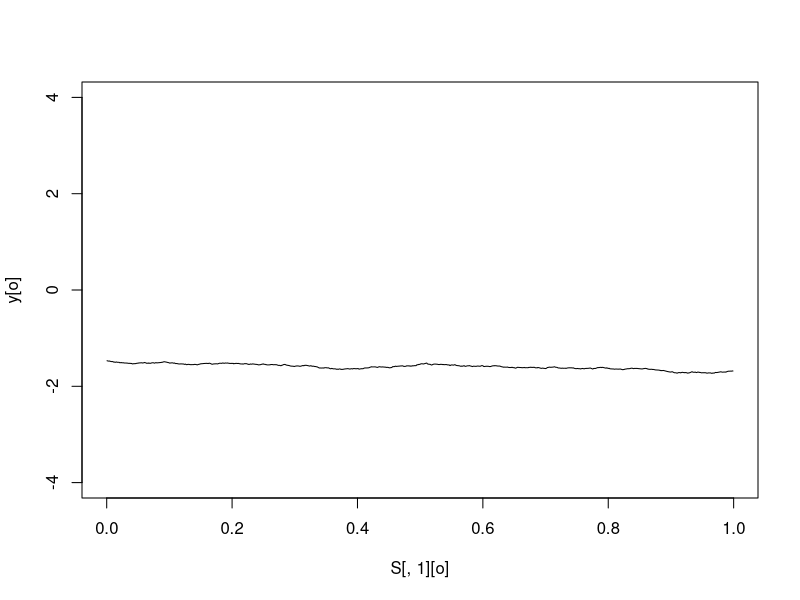

Write R code to recreate this figure.
################################################################################
# Simulates A Gaussian Process 
################################################################################

################################################################################
# Settings
# Libraries

# Dimensions
D <- 1
# Grid Size
grid_size <- rep(1, D)
# Number of Points
N <- 1000
# Variance
s2 <- 1
r  <- 100
################################################################################

################################################################################
# Point Locations
S <- matrix(data = NA, nrow = N, ncol = D)
for(n in 1:N){
  for(d in 1:D){
    S[n, d] <- runif(grid_size[d])
  }
}
################################################################################

################################################################################
# Distance Matrix
DM <- matrix(data = 0, nrow = N, ncol = N)
for(n in 1:N){
  for(nn in 1:N){
    DM[n, nn] <- sqrt(sum((S[n, ] - S[nn, ])^2))
  }
}
################################################################################

################################################################################
# Simulates
# Covariance Matrix
C <- s2 * exp(- DM / r)
# Simulates Observations
y <- as.vector(mvtnorm::rmvnorm(n = 1, sigma = C))
################################################################################
# Plots
if(D == 1){
  ymax <-   s2 * 4
  ymin <- - s2 * 4
  o <- order(S[,1])
  plot(x    = S[,1][o],
       y    = y[o],
       ylim = c(ymin, ymax),
       type = 'l')
}
